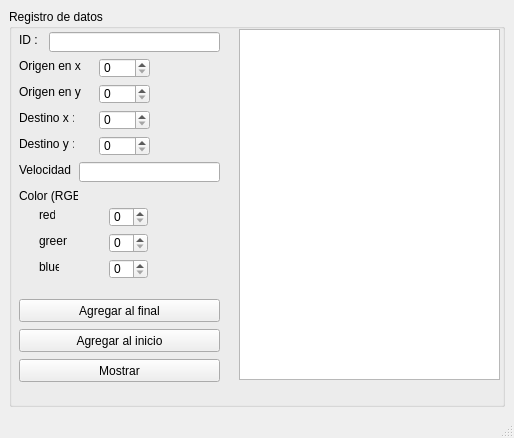
<?xml version="1.0" encoding="UTF-8"?>
<ui version="4.0">
 <class>MainWindow</class>
 <widget class="QMainWindow" name="MainWindow">
  <property name="geometry">
   <rect>
    <x>0</x>
    <y>0</y>
    <width>514</width>
    <height>438</height>
   </rect>
  </property>
  <property name="windowTitle">
   <string>MainWindow</string>
  </property>
  <widget class="QWidget" name="centralwidget">
   <layout class="QGridLayout" name="gridLayout">
    <item row="0" column="0">
     <widget class="QGroupBox" name="groupBox">
      <property name="title">
       <string>Registro de datos</string>
      </property>
      <widget class="QSpinBox" name="blue_spinBox">
       <property name="geometry">
        <rect>
         <x>100</x>
         <y>250</y>
         <width>39</width>
         <height>20</height>
        </rect>
       </property>
       <property name="maximum">
        <number>255</number>
       </property>
      </widget>
      <widget class="QLabel" name="label_2">
       <property name="geometry">
        <rect>
         <x>10</x>
         <y>49</y>
         <width>66</width>
         <height>16</height>
        </rect>
       </property>
       <property name="text">
        <string>Origen en x : </string>
       </property>
      </widget>
      <widget class="QLabel" name="label_7">
       <property name="geometry">
        <rect>
         <x>10</x>
         <y>179</y>
         <width>59</width>
         <height>16</height>
        </rect>
       </property>
       <property name="text">
        <string>Color (RGB) </string>
       </property>
      </widget>
      <widget class="QLabel" name="label_5">
       <property name="geometry">
        <rect>
         <x>10</x>
         <y>153</y>
         <width>55</width>
         <height>16</height>
        </rect>
       </property>
       <property name="text">
        <string>Velocidad : </string>
       </property>
      </widget>
      <widget class="QSpinBox" name="origen_y_spinBox">
       <property name="geometry">
        <rect>
         <x>90</x>
         <y>75</y>
         <width>51</width>
         <height>20</height>
        </rect>
       </property>
       <property name="maximum">
        <number>500</number>
       </property>
      </widget>
      <widget class="QLabel" name="label">
       <property name="geometry">
        <rect>
         <x>10</x>
         <y>23</y>
         <width>21</width>
         <height>16</height>
        </rect>
       </property>
       <property name="text">
        <string>ID : </string>
       </property>
      </widget>
      <widget class="QLabel" name="label_6">
       <property name="geometry">
        <rect>
         <x>10</x>
         <y>127</y>
         <width>55</width>
         <height>16</height>
        </rect>
       </property>
       <property name="text">
        <string>Destino y : </string>
       </property>
      </widget>
      <widget class="QSpinBox" name="origen_x_spinBox">
       <property name="enabled">
        <bool>true</bool>
       </property>
       <property name="geometry">
        <rect>
         <x>90</x>
         <y>49</y>
         <width>51</width>
         <height>20</height>
        </rect>
       </property>
       <property name="maximum">
        <number>500</number>
       </property>
      </widget>
      <widget class="QLabel" name="label_3">
       <property name="geometry">
        <rect>
         <x>10</x>
         <y>101</y>
         <width>55</width>
         <height>16</height>
        </rect>
       </property>
       <property name="text">
        <string>Destino x : </string>
       </property>
      </widget>
      <widget class="QLineEdit" name="velocidad_lineEdit">
       <property name="geometry">
        <rect>
         <x>70</x>
         <y>153</y>
         <width>141</width>
         <height>20</height>
        </rect>
       </property>
      </widget>
      <widget class="QLabel" name="label_9">
       <property name="geometry">
        <rect>
         <x>30</x>
         <y>224</y>
         <width>28</width>
         <height>16</height>
        </rect>
       </property>
       <property name="text">
        <string>green</string>
       </property>
      </widget>
      <widget class="QSpinBox" name="green_spinBox">
       <property name="geometry">
        <rect>
         <x>100</x>
         <y>224</y>
         <width>39</width>
         <height>20</height>
        </rect>
       </property>
       <property name="maximum">
        <number>255</number>
       </property>
      </widget>
      <widget class="QSpinBox" name="destino_x_spinBox">
       <property name="geometry">
        <rect>
         <x>90</x>
         <y>101</y>
         <width>51</width>
         <height>20</height>
        </rect>
       </property>
       <property name="maximum">
        <number>500</number>
       </property>
      </widget>
      <widget class="QLabel" name="label_4">
       <property name="geometry">
        <rect>
         <x>10</x>
         <y>75</y>
         <width>66</width>
         <height>16</height>
        </rect>
       </property>
       <property name="text">
        <string>Origen en y : </string>
       </property>
      </widget>
      <widget class="QSpinBox" name="destino_y_spinBox">
       <property name="geometry">
        <rect>
         <x>90</x>
         <y>127</y>
         <width>51</width>
         <height>20</height>
        </rect>
       </property>
       <property name="maximum">
        <number>500</number>
       </property>
      </widget>
      <widget class="QLabel" name="label_8">
       <property name="geometry">
        <rect>
         <x>30</x>
         <y>198</y>
         <width>16</width>
         <height>16</height>
        </rect>
       </property>
       <property name="text">
        <string>red</string>
       </property>
      </widget>
      <widget class="QLineEdit" name="id_lineEdit">
       <property name="geometry">
        <rect>
         <x>40</x>
         <y>23</y>
         <width>171</width>
         <height>20</height>
        </rect>
       </property>
      </widget>
      <widget class="QLabel" name="label_10">
       <property name="geometry">
        <rect>
         <x>30</x>
         <y>250</y>
         <width>20</width>
         <height>16</height>
        </rect>
       </property>
       <property name="text">
        <string>blue</string>
       </property>
      </widget>
      <widget class="QSpinBox" name="red_spinBox">
       <property name="geometry">
        <rect>
         <x>100</x>
         <y>198</y>
         <width>39</width>
         <height>20</height>
        </rect>
       </property>
       <property name="maximum">
        <number>255</number>
       </property>
      </widget>
      <widget class="QPushButton" name="agregar_final_pushButton">
       <property name="geometry">
        <rect>
         <x>10</x>
         <y>290</y>
         <width>201</width>
         <height>23</height>
        </rect>
       </property>
       <property name="text">
        <string>Agregar al final</string>
       </property>
      </widget>
      <widget class="QPushButton" name="agregar_inicio_pushButton">
       <property name="geometry">
        <rect>
         <x>10</x>
         <y>320</y>
         <width>201</width>
         <height>23</height>
        </rect>
       </property>
       <property name="text">
        <string>Agregar al inicio</string>
       </property>
      </widget>
      <widget class="QPushButton" name="mostrar_pushButton">
       <property name="geometry">
        <rect>
         <x>10</x>
         <y>350</y>
         <width>201</width>
         <height>23</height>
        </rect>
       </property>
       <property name="text">
        <string>Mostrar</string>
       </property>
      </widget>
      <widget class="QPlainTextEdit" name="salida">
       <property name="geometry">
        <rect>
         <x>230</x>
         <y>20</y>
         <width>261</width>
         <height>351</height>
        </rect>
       </property>
      </widget>
     </widget>
    </item>
   </layout>
  </widget>
  <widget class="QMenuBar" name="menubar">
   <property name="geometry">
    <rect>
     <x>0</x>
     <y>0</y>
     <width>514</width>
     <height>21</height>
    </rect>
   </property>
  </widget>
  <widget class="QStatusBar" name="statusbar"/>
 </widget>
 <resources/>
 <connections/>
</ui>
